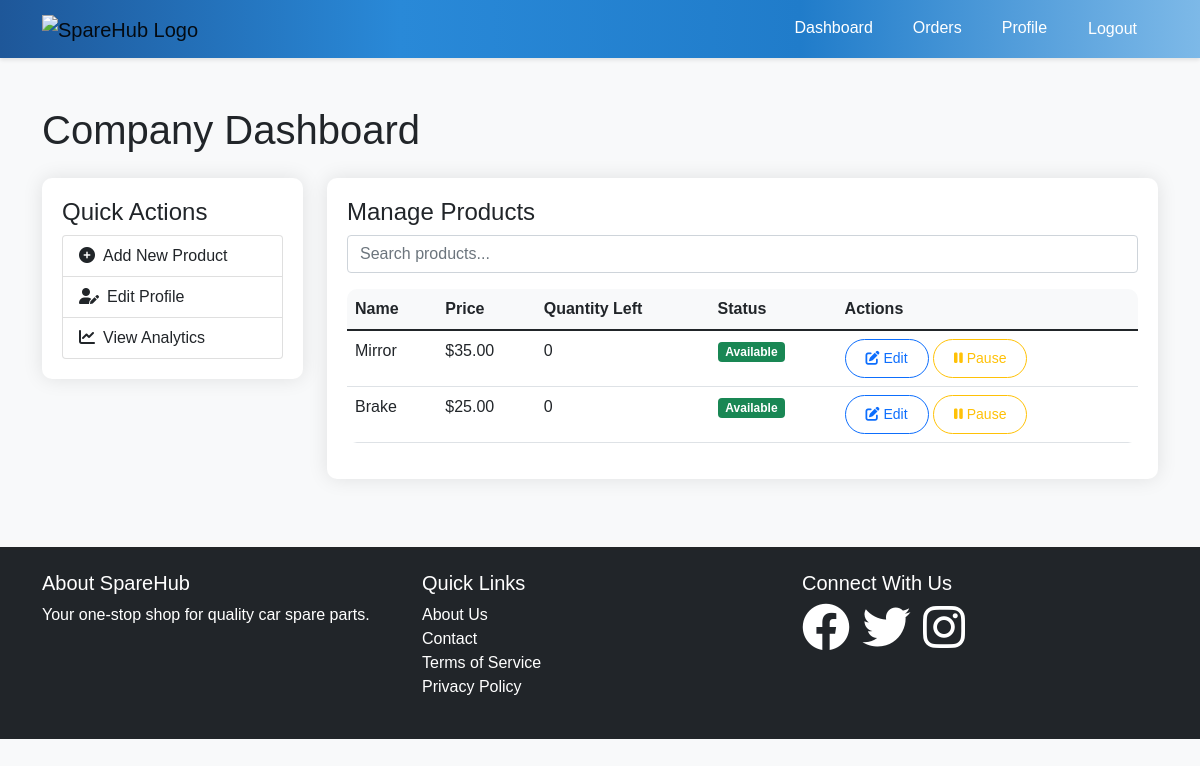
The page /company-dashboard/ (signed in) on the database its author committed.
### spares/models.py (models this page shows, shortened)
class Product(models.Model):
    CATEGORY_CHOICES = [
        ('Any', 'Any'),
        ('BODY', 'Body'),
        ('ENGINE', 'Engine'),
        ('TRANSMISSION', 'Transmission'),
        ('AC', 'AC'),
        ('FUEL_SUPPLY', 'Fuel Supply'),
        ('BRAKE', 'Brake'),
        ('SUSPENSION', 'Suspension'),
        ('STEERING', 'Steering'),
        ('INTERIOR', 'Interior'),
        ('ELECTRONIC', 'Electronic Components'),
        ('EXHAUST', 'Exhaust System'),
        ('WHEELS', 'Wheels'),
    ]
    company = models.ForeignKey(Company, on_delete=models.CASCADE, related_name='products')
    name = models.CharField(max_length=100)
    description = models.TextField()
    category = models.CharField(max_length=20, choices=CATEGORY_CHOICES)
    car_makes = models.CharField(max_length=255, blank=True)
    price = models.DecimalField(
        max_digits=10,
        decimal_places=2,
        validators=[MinValueValidator(0.01)]  # Ensure positive price
    )
    stock_quantity = models.PositiveIntegerField()
    warranty = models.CharField(max_length=100)  # This is probably the field you're using now
    availability = models.BooleanField(default=True)
    quantity = models.PositiveIntegerField(default=0)
    company_user = models.ForeignKey(User, on_delete=models.SET_NULL, null=True, blank=True, related_name='products')
    class Meta:
        unique_together = ['company', 'name']  # Ensure unique product names per company

### spares/views.py (the view)
# urls.py: path('company-dashboard/', views.company_dashboard, name='company_dashboard'),
@cache_control(no_cache=True, must_revalidate=True, no_store=True)  # Fixed whitespace
@login_required
def company_dashboard(request):
    products = Product.objects.filter(company=request.user.company).order_by('-id')
    orders = Order.objects.filter(product__company_user=request.user).distinct().order_by('-order_date')
    context = {
        'products': products,
        'orders': orders,
    }
    return render(request, 'company_dashboard.html', context)

### templates/company_dashboard.html (shortened to what this page needs)
{% load static %}
<!DOCTYPE html>
<html lang="en">
<head>
    <link href="https://cdn.jsdelivr.net/npm/bootstrap@5.1.3/dist/css/bootstrap.min.css" rel="stylesheet">
    <link rel="stylesheet" href="https://cdnjs.cloudflare.com/ajax/libs/font-awesome/6.0.0-beta3/css/all.min.css">
    <link rel="stylesheet" href="{% static 'css/style.css' %}">
</head>
<body>
    <nav class="navbar navbar-expand-lg navbar-light">
        <div class="container">
            <a class="navbar-brand" href="{% url 'spares:home' %}">
                <img src="{% static 'images/logo.png' %}" alt="SpareHub Logo" height="40">
            </a>
            <div class="collapse navbar-collapse" id="navbarNav">
                <ul class="navbar-nav ms-auto">
                    <li class="nav-item">
                        <a class="nav-link" href="#">Dashboard</a>
                    </li>
                    <li class="nav-item">
                        <a class="nav-link" href="#">Orders</a>
                    </li>
                    <li class="nav-item">
                        <a class="nav-link" href="{% url 'spares:complete_company_profile' %}">Profile</a>
                    </li>
                    <li class="nav-item">
                        <form method="post" action="{% url 'spares:logout' %}">
                            <button type="submit" class="btn btn-link nav-link">Logout</button>
                        </form>
                    </li>
                </ul>
            </div>
        </div>
    </nav>
    <main class="container my-5">
        <h1 class="mb-4">Company Dashboard</h1>
        <div class="row">
            <div class="col-md-3">
                <div class="dashboard-card">
                    <h4>Quick Actions</h4>
                    <div class="list-group">
                        <a href="{% url 'spares:add_product' %}" class="list-group-item list-group-item-action">
                            <i class="fas fa-plus-circle me-2"></i>Add New Product
                        </a>
                        <a href="{% url 'spares:edit_company_profile' %}" class="list-group-item list-group-item-action">
                            <i class="fas fa-user-edit me-2"></i>Edit Profile
                        </a>
                        <a href="#" class="list-group-item list-group-item-action">
                            <i class="fas fa-chart-line me-2"></i>View Analytics
                        </a>
                    </div>
                </div>
            </div>
            <div class="col-md-9">
                <div class="dashboard-card">
                    <h4>Manage Products</h4>
                    <div class="mb-3">
                        <input type="text" class="form-control" id="searchProducts" placeholder="Search products...">
                    </div>
                    <table class="table table-hover table-custom">
                        <thead>
                            <tr>
                                <th>Name</th>
                                <th>Price</th>
                                <th>Quantity Left</th>
                                <th>Status</th>
                                <th>Actions</th>
                            </tr>
                        </thead>
                        <tbody>
                            {% for product in products %}
                            <tr>
                                <td>{{ product.name }}</td>
                                <td>${{ product.price }}</td>
                                <td>{{ product.quantity }}</td>
                                <td>
                                    <span class="badge bg-{% if product.availability %}success{% else %}danger{% endif %}">
                                        {% if product.availability %}Available{% else %}Not Available{% endif %}
                                    </span>
                                </td>
                                <td>
                                    <a href="{% url 'spares:edit_product' product.id %}" class="btn btn-sm btn-outline-primary btn-custom">
                                        <i class="fas fa-edit"></i> Edit
                                    </a>
                                    <a href="{% url 'spares:toggle_availability' product.id %}" class="btn btn-sm btn-outline-{% if product.availability %}warning{% else %}success{% endif %} btn-custom">
                                        <i class="fas fa-{% if product.availability %}pause{% else %}play{% endif %}"></i>
                                        {% if product.availability %}Pause{% else %}Resume{% endif %}
                                    </a>
                                </td>
                            </tr>
                            {% empty %}
                            <tr>
                                <td colspan="5" class="text-center">No products available.</td>
                            </tr>
                            {% endfor %}
                        </tbody>
                    </table>
                </div>
            </div>
        </div>
    </main>
    <footer class="bg-dark text-white py-4">
        <div class="container">
            <div class="row">
                <div class="col-md-4">
                    <h5>About SpareHub</h5>
                    <p>Your one-stop shop for quality car spare parts.</p>
                </div>
                <div class="col-md-4">
                    <h5>Quick Links</h5>
                    <ul class="list-unstyled">
                        <li><a href="#" class="text-white">About Us</a></li>
                        <li><a href="#" class="text-white">Contact</a></li>
                        <li><a href="#" class="text-white">Terms of Service</a></li>
                        <li><a href="#" class="text-white">Privacy Policy</a></li>
                    </ul>
                </div>
                <div class="col-md-4">
                    <h5>Connect With Us</h5>
                    <div class="social-icons">
                        <a href="#" class="text-white me-2"><i class="fab fa-facebook fa-2x"></i></a>
                        <a href="#" class="text-white me-2"><i class="fab fa-twitter fa-2x"></i></a>
                        <a href="#" class="text-white"><i class="fab fa-instagram fa-2x"></i></a>
                    </div>
                </div>
            </div>
        </div>
    </footer>
</body>
</html>

### static/css/style.css (style rules this page uses)
body { font-family: 'Arial', sans-serif; }
.navbar { box-shadow: 0 2px 4px rgba(0,0,0,.1); }
.navbar-brand img { max-height: 40px; }
footer a { color: white; text-decoration: none; }
.social-icons a { font-size: 1.5rem; margin-right: 15px; }

### templates/company_dashboard.html (style rules this page uses)
body { background-color: #f8f9fa; }
.navbar { background: linear-gradient(to right, #1e5799, #2989d8, #207cca, #7db9e8); }
.navbar-light .navbar-nav .nav-link { color: white; margin: 0 5px; padding: 8px 15px; border-radius: 5px; transition: all 0.3s ease; }
.dashboard-card { background-color: white; border-radius: 10px; box-shadow: 0 0 20px rgba(0, 0, 0, 0.1); padding: 20px; margin-bottom: 20px; }
.btn-custom { border-radius: 20px; padding: 8px 20px; }
.table-custom { background-color: white; border-radius: 10px; overflow: hidden; }
.table-custom th { background-color: #f8f9fa; }

### rows shown on the page
Product: name "Mirror", price "35.00", quantity "0", availability "Available"
Product: name "Brake", price "25.00", quantity "0", availability "Available"
